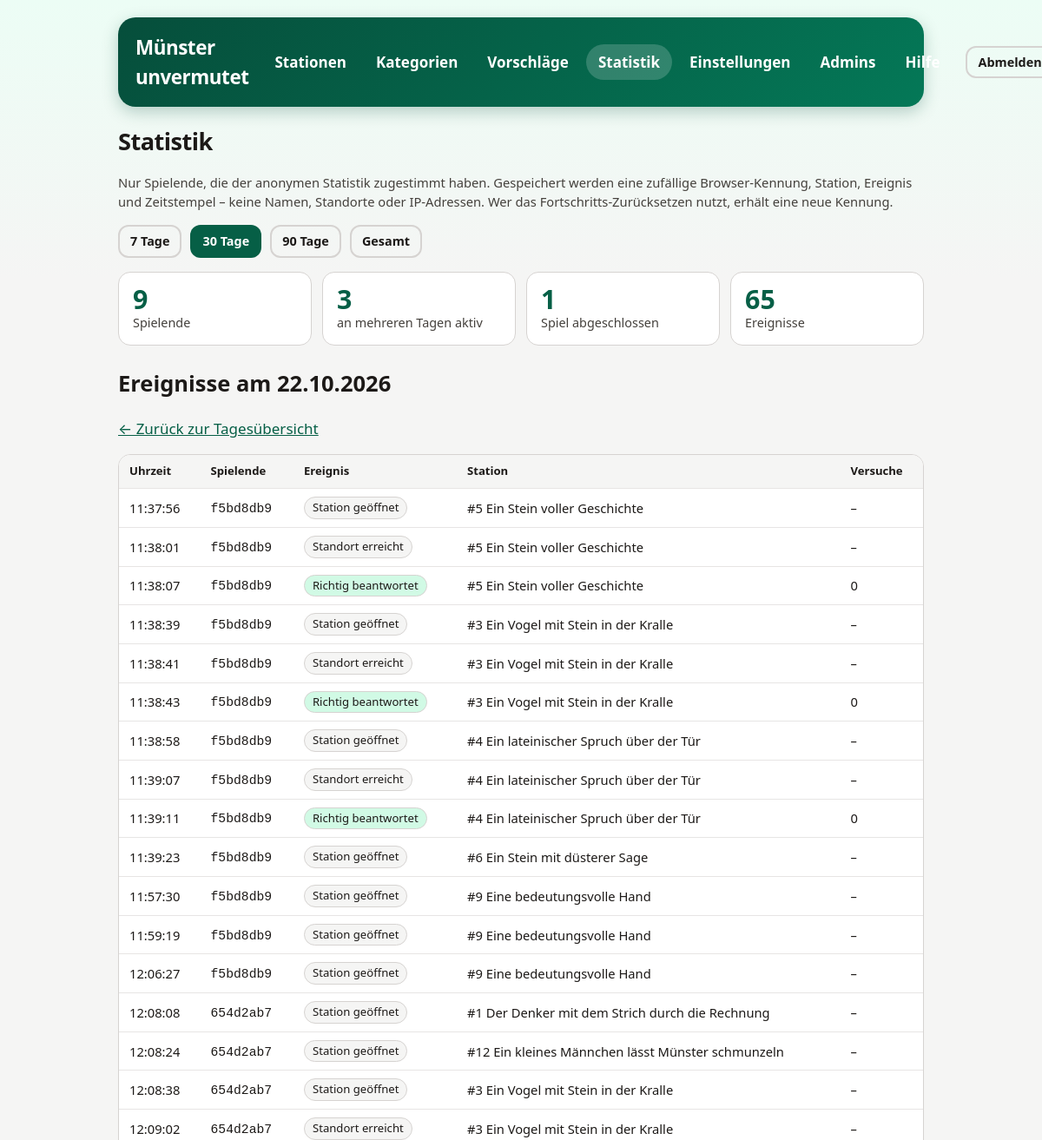
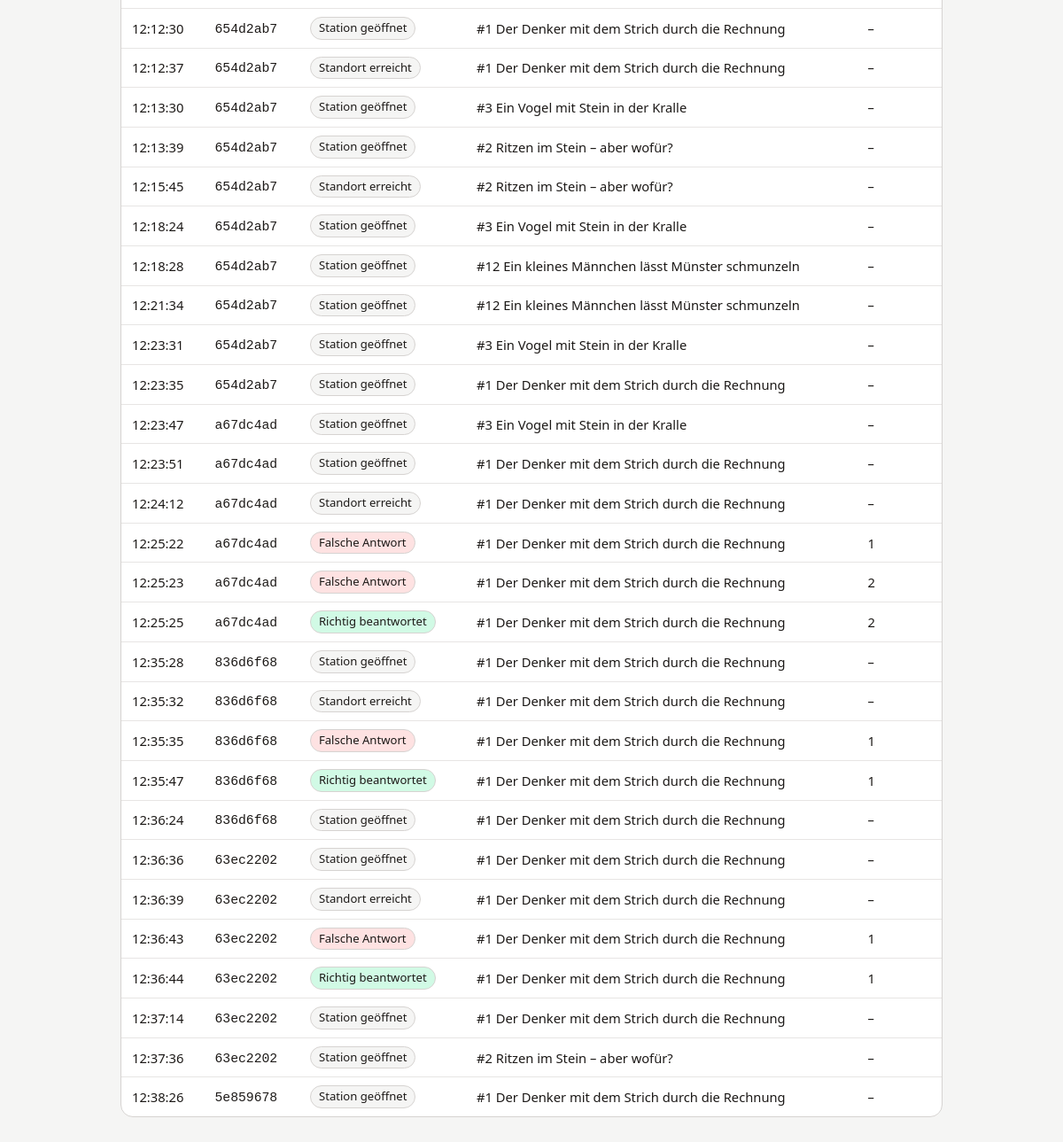
The app's page /admin/statistics.php?days=30&day=2026-10-22 (signed in) with its own data (2 pictures, top to bottom).
### tables this page shows
CREATE TABLE stat_events (
    id INTEGER PRIMARY KEY AUTOINCREMENT,
    player_id TEXT NOT NULL,
    station_id TEXT,
    event TEXT NOT NULL
        CHECK (event IN ('opened', 'location_verified', 'hint_used', 'wrong_answer', 'solution_shown', 'solved', 'game_completed')),
    attempts INTEGER,
    created_at TEXT NOT NULL
);

CREATE TABLE stations (
    id TEXT PRIMARY KEY,
    number INTEGER NOT NULL,
    title TEXT NOT NULL,
    hint TEXT NOT NULL,
    lat NUMERIC NOT NULL,
    lon NUMERIC NOT NULL,
    correct_option_index INTEGER NOT NULL,
    solution_title TEXT NOT NULL,
    solution_caption TEXT,
    info TEXT NOT NULL,
    task_image TEXT NOT NULL,
    solution_image TEXT,
    category TEXT NOT NULL,
    status TEXT NOT NULL DEFAULT 'published'
        CHECK (status IN ('published', 'archived')),
    created_at TEXT NOT NULL,
    updated_at TEXT NOT NULL
, teaser_text TEXT);

### admin/statistics.php (the view, shortened to what this page needs)
<?php
require __DIR__ . '/_bootstrap.php';
$ranges = [7 => '7 Tage', 30 => '30 Tage', 90 => '90 Tage', 0 => 'Gesamt'];
$days = isset($_GET['days']) && array_key_exists((int) $_GET['days'], $ranges) ? (int) $_GET['days'] : 30;
$from = $days > 0 ? date('Y-m-d', strtotime('-' . ($days - 1) . ' days')) : '0000-00-00';
$day = is_string($_GET['day'] ?? null) && preg_match('/^\d{4}-\d{2}-\d{2}$/', $_GET['day']) ? $_GET['day'] : null;
$pdo = db();
function stat_value(PDO $pdo, string $sql, array $params): int
{
    $stmt = $pdo->prepare($sql);
    $stmt->execute($params);
    return (int) $stmt->fetchColumn();
}
$players = stat_value($pdo, 'SELECT COUNT(DISTINCT player_id) FROM stat_events WHERE substr(created_at, 1, 10) >= ?', [$from]);
$eventCount = stat_value($pdo, 'SELECT COUNT(*) FROM stat_events WHERE substr(created_at, 1, 10) >= ?', [$from]);
$completed = stat_value($pdo, "SELECT COUNT(DISTINCT player_id) FROM stat_events WHERE event = 'game_completed' AND substr(created_at, 1, 10) >= ?", [$from]);
$returning = stat_value(
    $pdo,
    'SELECT COUNT(*) FROM (SELECT player_id FROM stat_events WHERE substr(created_at, 1, 10) >= ? GROUP BY player_id HAVING COUNT(DISTINCT substr(created_at, 1, 10)) > 1)',
    [$from]
);
$dayEvents = [];
if ($day !== null) {
    $stmt = $pdo->prepare('SELECT e.created_at, e.player_id, e.event, e.attempts, s.number, s.title
        FROM stat_events e LEFT JOIN stations s ON s.id = e.station_id
        WHERE substr(e.created_at, 1, 10) = ? ORDER BY e.id');
    $stmt->execute([$day]);
    $dayEvents = $stmt->fetchAll();
}
function stat_date(string $day): string
{
    $time = strtotime($day);
    return $time ? date('d.m.Y', $time) : $day;
}
?>
<h1 class="admin-title">Statistik</h1>
<p class="task-intro">Nur Spielende, die der anonymen Statistik zugestimmt haben. Gespeichert werden eine zufällige Browser-Kennung, Station, Ereignis und Zeitstempel – keine Namen, Standorte oder IP-Adressen. Wer das Fortschritts-Zurücksetzen nutzt, erhält eine neue Kennung.</p>
<nav class="admin-toolbar" aria-label="Zeitraum">
  <?php foreach ($ranges as $value => $label): ?>
    <a class="btn small<?= $value === $days ? '' : ' secondary' ?>" href="statistics.php?days=<?= $value ?>"<?= $value === $days ? ' aria-current="true"' : '' ?>><?= h($label) ?></a>
  <?php endforeach; ?>
</nav>
<div class="stat-kpis">
  <div class="stat-kpi"><b><?= $players ?></b><span>Spielende</span></div>
  <div class="stat-kpi"><b><?= $returning ?></b><span>an mehreren Tagen aktiv</span></div>
  <div class="stat-kpi"><b><?= $completed ?></b><span>Spiel abgeschlossen</span></div>
  <div class="stat-kpi"><b><?= $eventCount ?></b><span>Ereignisse</span></div>
</div>
<?php if ($day !== null): ?>
  <h2>Ereignisse am <?= h(stat_date($day)) ?></h2>
  <p><a href="statistics.php?days=<?= $days ?>">← Zurück zur Tagesübersicht</a></p>
  <?php if (!$dayEvents): ?><p>Keine Ereignisse an diesem Tag.</p><?php else: ?>
  <div class="stat-table-wrap"><table class="stat-table">
    <thead><tr><th>Uhrzeit</th><th>Spielende</th><th>Ereignis</th><th>Station</th><th>Versuche</th></tr></thead>
    <tbody>
    <?php foreach ($dayEvents as $e): ?>
      <tr>
        <td><?= h(substr((string) $e['created_at'], 11, 8)) ?></td>
        <td><code><?= h(substr((string) $e['player_id'], 0, 8)) ?></code></td>
        <td><span class="stat-event stat-event--<?= h($e['event']) ?>"><?= h(EVENT_LABELS[$e['event']] ?? $e['event']) ?></span></td>
        <td><?= $e['title'] !== null ? h('#' . $e['number'] . ' ' . $e['title']) : '–' ?></td>
        <td><?= $e['attempts'] !== null ? (int) $e['attempts'] : '–' ?></td>
      </tr>
    <?php endforeach; ?>
    </tbody>
  </table></div>
  <?php endif; ?>
<?php endif; ?>

### admin/admin.css (style rules this page uses)
:root { font-family: system-ui, -apple-system, 'Segoe UI', sans-serif; color-scheme: light dark; --green: #065f46; --green-dark: #064e3b; --green-soft: #ecfdf5; --ink: #1c1917; --muted: #44403c; --bg: #f5f5f4; --bg-top: #ecfdf5; --surface: #fff; --surface-alt: #f5f5f4; --border: #d6d3d1; --border-soft: #e7e5e4; --link: #065f46; --focus: #f59e0b; --danger: #b91c1c; --danger-soft: #fee2e2; --ok-soft: #d1fae5; --hero-from: #064e3b; --hero-to: #047857; --hero-text: #d1fae5; --cat: #065f46; --cat-soft: #ecfdf5; --shadow: rgba(6, 78, 59, 0.25); }
* { box-sizing: border-box; }
body { margin: 0; background: linear-gradient(180deg, var(--bg-top) 0, var(--bg) 320px) no-repeat var(--bg); color: var(--ink); font-size: 1.0625rem; line-height: 1.5; }
a { color: var(--link); }
h1.admin-title { font-size: 1.7rem; letter-spacing: -0.02em; margin: 0 0 4px; color: var(--ink); }
.admin-toolbar { display: flex; flex-wrap: wrap; gap: 10px; align-items: center; margin: 16px 0; }
button, .btn { cursor: pointer; font: inherit; font-size: 1rem; font-weight: 600; min-height: 44px; padding: 10px 18px; border-radius: 12px; border: 2px solid transparent; text-decoration: none; display: inline-flex; align-items: center; justify-content: center; gap: 6px; background: var(--green); color: #fff; transition: transform 0.18s ease, background-color 0.18s ease; }
button.secondary, .btn.secondary, .back-button { background: transparent; color: var(--ink); border-color: var(--border); font-weight: 700; }
button.small, .btn.small { min-height: 36px; padding: 6px 12px; font-size: 0.9rem; }
.task-intro, .muted { color: var(--muted); font-size: 0.92rem; }
.stat-kpis { display: grid; grid-template-columns: repeat(auto-fit, minmax(150px, 1fr)); gap: 12px; margin: 0 0 24px; }
.stat-kpi { background: var(--surface); border: 1px solid var(--border); border-radius: 14px; padding: 14px 16px; display: flex; flex-direction: column; }
.stat-kpi b { font-size: 1.9rem; line-height: 1.1; color: var(--green); }
.stat-kpi span { color: var(--muted); font-size: 0.9rem; }
.stat-table-wrap { overflow-x: auto; margin: 0 0 12px; border: 1px solid var(--border); border-radius: 14px; background: var(--surface); }
.stat-table { width: 100%; border-collapse: collapse; font-size: 0.92rem; }
.stat-table th, .stat-table td { padding: 9px 12px; text-align: left; border-bottom: 1px solid var(--border-soft); white-space: nowrap; }
.stat-table th { background: var(--surface-alt); font-size: 0.82rem; }
.stat-table tbody tr:last-child td { border-bottom: 0; }
.stat-event { display: inline-block; padding: 2px 9px; border-radius: 999px; background: var(--surface-alt); border: 1px solid var(--border); font-size: 0.82rem; }
.stat-event--solved, .stat-event--game_completed { background: var(--ok-soft); }
.stat-event--wrong_answer { background: var(--danger-soft); }

### records on screen
stat_events: created_at "11:37:56", player "f5bd8db9", event "Station geöffnet", station.title "#5 Ein Stein voller Geschichte"
stat_events: created_at "11:38:01", player "f5bd8db9", event "Standort erreicht", station.title "#5 Ein Stein voller Geschichte"
stat_events: created_at "11:38:07", player "f5bd8db9", event "Richtig beantwortet", station.title "#5 Ein Stein voller Geschichte", attempts "0"
stat_events: created_at "11:38:39", player "f5bd8db9", event "Station geöffnet", station.title "#3 Ein Vogel mit Stein in der Kralle"
stat_events: created_at "11:38:41", player "f5bd8db9", event "Standort erreicht", station.title "#3 Ein Vogel mit Stein in der Kralle"
stat_events: created_at "11:38:43", player "f5bd8db9", event "Richtig beantwortet", station.title "#3 Ein Vogel mit Stein in der Kralle", attempts "0"
stat_events: created_at "11:38:58", player "f5bd8db9", event "Station geöffnet", station.title "#4 Ein lateinischer Spruch über der Tür"
stat_events: created_at "11:39:07", player "f5bd8db9", event "Standort erreicht", station.title "#4 Ein lateinischer Spruch über der Tür"
stat_events: created_at "11:39:11", player "f5bd8db9", event "Richtig beantwortet", station.title "#4 Ein lateinischer Spruch über der Tür", attempts "0"
stat_events: created_at "11:39:23", player "f5bd8db9", event "Station geöffnet", station.title "#6 Ein Stein mit düsterer Sage"
stat_events: created_at "11:57:30", player "f5bd8db9", event "Station geöffnet", station.title "#9 Eine bedeutungsvolle Hand"
stat_events: created_at "11:59:19", player "f5bd8db9", event "Station geöffnet", station.title "#9 Eine bedeutungsvolle Hand"
stat_events: created_at "12:06:27", player "f5bd8db9", event "Station geöffnet", station.title "#9 Eine bedeutungsvolle Hand"
stat_events: created_at "12:08:08", player "654d2ab7", event "Station geöffnet", station.title "#1 Der Denker mit dem Strich durch die Rechnung"
stat_events: created_at "12:08:24", player "654d2ab7", event "Station geöffnet", station.title "#12 Ein kleines Männchen lässt Münster schmunzeln"
stat_events: created_at "12:08:38", player "654d2ab7", event "Station geöffnet", station.title "#3 Ein Vogel mit Stein in der Kralle"
stat_events: created_at "12:09:02", player "654d2ab7", event "Standort erreicht", station.title "#3 Ein Vogel mit Stein in der Kralle"
stat_events: created_at "12:12:30", player "654d2ab7", event "Station geöffnet", station.title "#1 Der Denker mit dem Strich durch die Rechnung"
stat_events: created_at "12:12:37", player "654d2ab7", event "Standort erreicht", station.title "#1 Der Denker mit dem Strich durch die Rechnung"
stat_events: created_at "12:13:30", player "654d2ab7", event "Station geöffnet", station.title "#3 Ein Vogel mit Stein in der Kralle"
stat_events: created_at "12:13:39", player "654d2ab7", event "Station geöffnet", station.title "#2 Ritzen im Stein – aber wofür?"
stat_events: created_at "12:15:45", player "654d2ab7", event "Standort erreicht", station.title "#2 Ritzen im Stein – aber wofür?"
stat_events: created_at "12:18:24", player "654d2ab7", event "Station geöffnet", station.title "#3 Ein Vogel mit Stein in der Kralle"
stat_events: created_at "12:18:28", player "654d2ab7", event "Station geöffnet", station.title "#12 Ein kleines Männchen lässt Münster schmunzeln"
stat_events: created_at "12:21:34", player "654d2ab7", event "Station geöffnet", station.title "#12 Ein kleines Männchen lässt Münster schmunzeln"
stat_events: created_at "12:23:31", player "654d2ab7", event "Station geöffnet", station.title "#3 Ein Vogel mit Stein in der Kralle"
stat_events: created_at "12:23:35", player "654d2ab7", event "Station geöffnet", station.title "#1 Der Denker mit dem Strich durch die Rechnung"
stat_events: created_at "12:23:47", player "a67dc4ad", event "Station geöffnet", station.title "#3 Ein Vogel mit Stein in der Kralle"
stat_events: created_at "12:23:51", player "a67dc4ad", event "Station geöffnet", station.title "#1 Der Denker mit dem Strich durch die Rechnung"
stat_events: created_at "12:24:12", player "a67dc4ad", event "Standort erreicht", station.title "#1 Der Denker mit dem Strich durch die Rechnung"
stat_events: created_at "12:25:22", player "a67dc4ad", event "Falsche Antwort", station.title "#1 Der Denker mit dem Strich durch die Rechnung", attempts "1"
stat_events: created_at "12:25:23", player "a67dc4ad", event "Falsche Antwort", station.title "#1 Der Denker mit dem Strich durch die Rechnung", attempts "2"
stat_events: created_at "12:25:25", player "a67dc4ad", event "Richtig beantwortet", station.title "#1 Der Denker mit dem Strich durch die Rechnung", attempts "2"
stat_events: created_at "12:35:28", player "836d6f68", event "Station geöffnet", station.title "#1 Der Denker mit dem Strich durch die Rechnung"
stat_events: created_at "12:35:32", player "836d6f68", event "Standort erreicht", station.title "#1 Der Denker mit dem Strich durch die Rechnung"
stat_events: created_at "12:35:35", player "836d6f68", event "Falsche Antwort", station.title "#1 Der Denker mit dem Strich durch die Rechnung", attempts "1"
stat_events: created_at "12:35:47", player "836d6f68", event "Richtig beantwortet", station.title "#1 Der Denker mit dem Strich durch die Rechnung", attempts "1"
stat_events: created_at "12:36:24", player "836d6f68", event "Station geöffnet", station.title "#1 Der Denker mit dem Strich durch die Rechnung"
stat_events: created_at "12:36:36", player "63ec2202", event "Station geöffnet", station.title "#1 Der Denker mit dem Strich durch die Rechnung"
stat_events: created_at "12:36:39", player "63ec2202", event "Standort erreicht", station.title "#1 Der Denker mit dem Strich durch die Rechnung"
stat_events: created_at "12:36:43", player "63ec2202", event "Falsche Antwort", station.title "#1 Der Denker mit dem Strich durch die Rechnung", attempts "1"
stat_events: created_at "12:36:44", player "63ec2202", event "Richtig beantwortet", station.title "#1 Der Denker mit dem Strich durch die Rechnung", attempts "1"
stat_events: created_at "12:37:14", player "63ec2202", event "Station geöffnet", station.title "#1 Der Denker mit dem Strich durch die Rechnung"
stat_events: created_at "12:37:36", player "63ec2202", event "Station geöffnet", station.title "#2 Ritzen im Stein – aber wofür?"
stat_events: created_at "12:38:26", player "5e859678", event "Station geöffnet", station.title "#1 Der Denker mit dem Strich durch die Rechnung"

### other values on screen
$label "Stationen"
$label "Kategorien"
$label "Vorschläge"
$label "Statistik"
$label "Einstellungen"
$label "Admins"
$label "Hilfe"
$label "7 Tage"
$label "30 Tage"
$label "90 Tage"
$label "Gesamt"
$players "9"
$returning "3"
$completed "1"
$eventCount "65"
